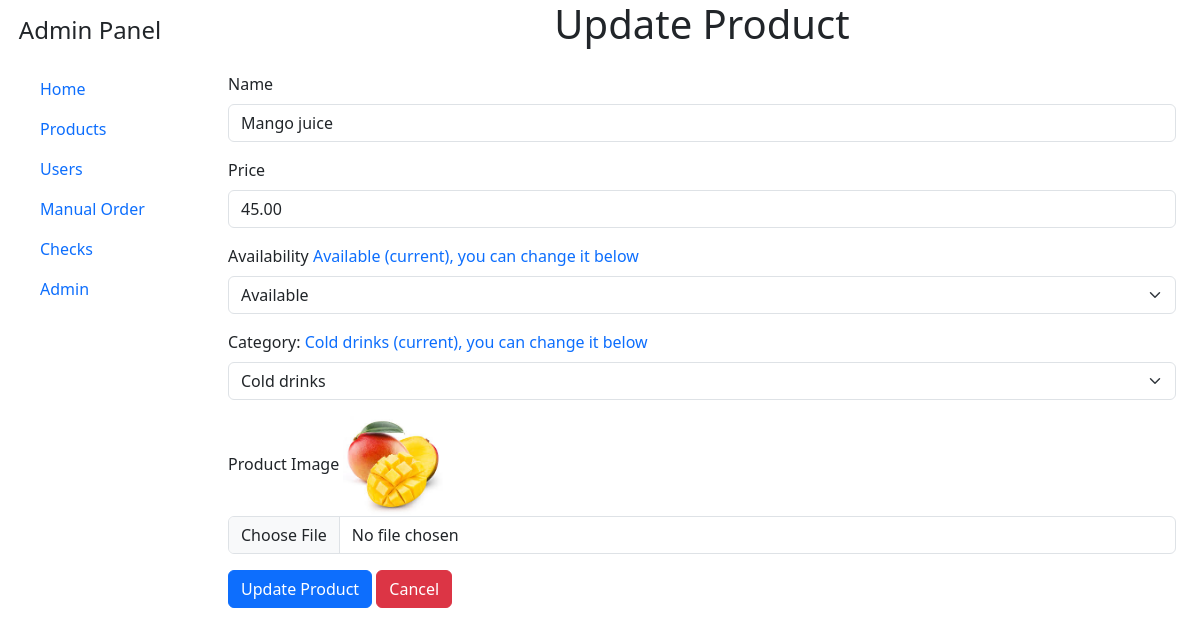
The page /product/updateproduct.php?productid=9 on the database its author committed.
### tables this page shows
CREATE TABLE `products` (
  `id` int(11) NOT NULL,
  `name` varchar(100) NOT NULL,
  `price` decimal(10,2) NOT NULL,
  `avalability` enum('true','false') DEFAULT 'true',
  `cat_id` int(11) DEFAULT NULL,
  `image` varchar(255) NOT NULL
);

CREATE TABLE `categories` (
  `id` int(11) NOT NULL,
  `name` varchar(100) NOT NULL
);

### product/updateproduct.php (the view, shortened to what this page needs)
<?php
    $productid = $_GET['productid'];
    include_once '../connect.php';
    $checkExisting = "SELECT * FROM products WHERE id = '$productid'";
    $checkExistingResult = mysqli_query($myConnection, $checkExisting);
    $productInfo = mysqli_fetch_assoc($checkExistingResult);
    $name = $productInfo['name'];
    $price = $productInfo['price'];
    $avalability = $productInfo['avalability'];
    $cat_id = $productInfo['cat_id'];
    $image = $productInfo['image'];
?>
<!DOCTYPE html>
<html lang="en">
<head>
    <link href="https://cdn.jsdelivr.net/npm/bootstrap@5.3.5/dist/css/bootstrap.min.css" rel="stylesheet">
</head>
<body>
    <div class="page-container row">
        <aside class="col-md-2 col-12">
                <div class="d-flex flex-column p-3">
                    <h4 class="text-center mb-4">Admin Panel</h4>
                    <ul class="nav nav-pills flex-column mb-auto">
                        <li class="nav-item">
                            <a href="listproducts.php" class="nav-link">
                                <i class="fas fa-home me-2"></i> Home
                            </a>
                        </li>
                        <li class="nav-item">
                            <a href="listproducts.php" class="nav-link">
                                <i class="fas fa-box me-2"></i> Products
                            </a>
                        </li>
                        <li class="nav-item">
                            <a href="#" class="nav-link">
                                <i class="fas fa-users me-2"></i> Users
                            </a>
                        </li>
                        <li class="nav-item">
                            <a href="#" class="nav-link">
                                <i class="fas fa-shopping-cart me-2"></i> Manual Order
                            </a>
                        </li>
                        <li class="nav-item">
                            <a href="#" class="nav-link">
                                <i class="fas fa-list-check me-2"></i> Checks
                            </a>
                        </li>
                        <li class="nav-item">
                            <a href="#" class="nav-link">
                                <i class="fas fa-user-shield me-2"></i> Admin
                            </a>
                        </li>
                    </ul>
                </div>
        </aside>
        <main class="col-md-10 col-12">
            <h1 class="text-center">Update Product</h1>
            <form method="POST" class="m-4" enctype="multipart/form-data">
                <div class="mb-3">
                    <label for="name" class="form-label">Name</label>
                    <input type="text" class="form-control" id="name" name="name" value="<?php echo $name ?>">
                </div>
                <div class="mb-3">
                    <label for="price" class="form-label">Price</label>
                    <input type="text" class="form-control" id="price" name="price" value="<?php echo $price ?>">
                </div>
                <div>
                    <label for="avalability" class="form-label">Availability</label>
                    <span class="text-primary">
                        <?php
                            echo ($avalability == 'true') ? 'Available' : 'Not Available';
                            echo " (current), you can change it below";
                        ?>
                    </span>
                    <select class="form-select mb-3" name="avalability" id="avalability">
                        <option value="true" <?php echo ($avalability == 'true') ? 'selected' : ''; ?>>Available</option>
                    </select>
                </div>
                <div>
                    <label for="category" class="form-label">Category: </label>
                    <span class="text-primary">
                        <?php
                            $getCat = "SELECT * FROM categories WHERE id = '$cat_id'";
                            $result = mysqli_query($myConnection, $getCat);
                            $cat = mysqli_fetch_assoc($result);
                            echo $cat['name'] . " (current), you can change it below";
                        ?>
                    </span>
                    <select class="form-select mb-3" name="cat_id" id="category">
                        <?php
                            $getAllCategories = "SELECT * FROM categories";
                            $result = mysqli_query($myConnection, $getAllCategories);
                            while ($row = mysqli_fetch_assoc($result)) {
                                $selected = ($row['id'] == $cat_id) ? 'selected' : '';
                                echo "<option value='" . $row['id'] . "' $selected>" . $row['name'] . "</option>";
                            }
                        ?>
                    </select>
                </div>
                <div class="mb-3">
                    <label for="image" class="form-label">Product Image</label>
                    <img src="../images/<?php echo $image ?>" alt="Product Image" width="100" height="100">
                    <input type="file" class="form-control" id="image" name="image" value="<?php echo $image ?>">
                </div>
                <button type="submit" class="btn btn-primary" name="subBtn">Update Product</button>
                <a href="listproducts.php" class="btn btn-danger">Cancel</a>
            </form>
        </main>
    </div>
</body>
</html>

### rows shown on the page
products: name "Mango juice", price "45.00", avalability "Available", image (picture)
categories: name "Cold drinks"

### other values the page prints
form field cat_id "Cold drinks"
